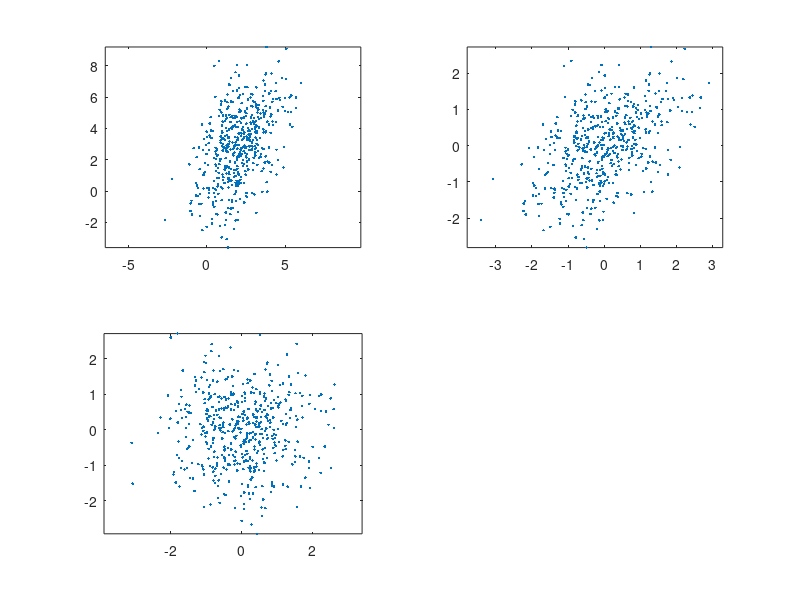

Source code (MATLAB):
% Test purpose:
% 1. which method will lead the covariance to EYE 
% Status: completed. 
% Conclusion: 
% 2. give a plotting-understanding of two similar methods.

% preparing
clear,close all, clc;

% generating Gaussian random Sample.
mu = [2 3];
SIGMA = [2   1.5; ...
         1.5 5];
rng('default');  % For reproducibility
Sample = mvnrnd(mu,SIGMA,500);
% 100x2

% plot Sample
subplot(2,2,1)
plot(Sample(:,1), Sample(:,2), '.')
axis equal

% --------------------method one: raw and simple method.
mean_value = mean(Sample, 1);
Sample_centering = Sample - repmat(mean_value, size(Sample, 1), 1);
std_var_value = var(Sample_centering, 1); 
% 1x3

% every row of Sample matrix is normalized by [its own variance]
new_Sample = Sample_centering./repmat(sqrt(std_var_value), size(Sample, 1), 1);
cov(new_Sample)
% NOT EQUAL TO EYE

% plot Sample
subplot(2,2,2)
plot(new_Sample(:,1), new_Sample(:,2), '.')
axis equal




% --------------------method two.
cov_var_value = cov(Sample_centering);
[V,D] = eig(cov_var_value);
New_Dsqrt = zeros(size(Sample,2));
for i=1:size(Sample, 2)
	New_Dsqrt(i,i) = D(i,i)^(-0.5); 
end
New_Sample = Sample_centering*V*New_Dsqrt*V';
cov(New_Sample)
% DO EQUAL TO EYE

% plot Sample
subplot(2,2,3)
plot(New_Sample(:,1), New_Sample(:,2), '.')
axis equal

% --------------Comparison Summary
% Conclusion:
% 			1. PCA pre-processing
% 				method one should be conducted in PCA pre-processing.
% 				method two must not be conducted.
% 				Because, can you image eigvalue-eigvector decomposition of EYE?
% 				Easy, all eigvalues are real number one, how could you sort them.
% 				So, it is wrong.
% 		   2. ICA and other algorithms pre-processing
% 				whitening with method two.